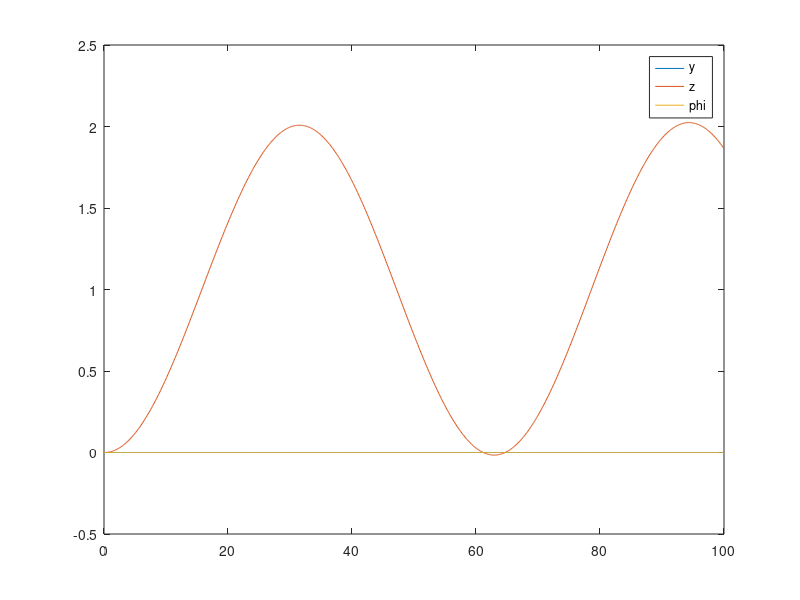
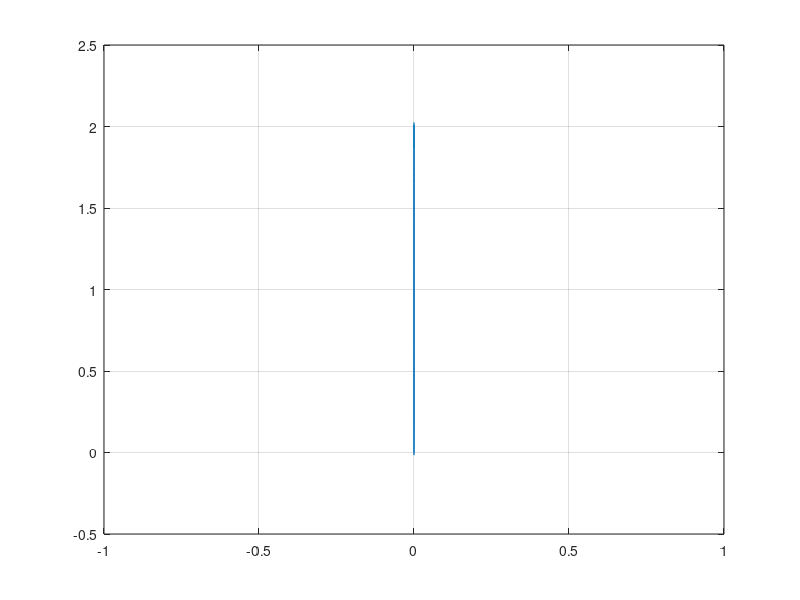

MATLAB code for these plots, in order:
clc;
clear;

kp = [0, 0.01, 0];
kd = [0, 0, 0];
ki = [0, 0, 0];
% kphi = [0, 0, 0];
% kp = [kp_y, kp_z, kp_phi];
% kd = [kd_y, kd_z, kd_phi];
% kphi = [kphi_y, kphi_z, kphi_phi];

del_t = 0.1;
g = 9.8;
L = 0.086;
I_xx = 2.5e-4;
m = 0.18;

y_init = 0;
z_init = 0;
phi_init = 0;

ydot = 0;
zdot = 0;
phidot = 0;

y_des = 0;
z_des = 1;
phi_des = 0;

t=0:del_t:100;

y = zeros(length(t),1);
z = zeros(length(t),1);
phi = zeros(length(t),1);

z(1) = z_init;
y(1) = y_init;
phi(1) = phi_init;

length(t);

prev_z = 0;
prev_phi_c = 0;
for i = 2:length(t)-1
%     del_z = z_des - z(i); 
%     del_y = y_des - y(i);
%     
    
%     u1 = m*(g+(kp(2)+kd(2)/del_t + ki(2)*del_t)*del_z);
%     u2 =(kp(3)+kd(3)/del_t  + ki(3)*del_t+del_phi)*I_xx;
%     phi_des = -1/g*(kp(1)+kd(1)/del_t + ki(1)*del_t)*del_y;
    
    del_z = z(i) - z(i-1);
    del_y = y(i) - y(i-1);
    u1 = m*(g + 0 +kd(2)*(0 - del_z/del_t) + kp(2)*(z_des - z(i)));
    phi_c = -1/g*(0 + kd(1)*(0 - del_y/del_t) + kp(1)*(y_des - y(i)));   
    
    del_phidot = (phi_c - phi(i-1))/del_t - (phi(i)-phi(i-1))/del_t;
    u2 = I_xx*(0 + kd(3)*(0 - del_phidot/del_t) + kp(3)*(phi_c - phi(i)));
%     del_phi = phi(i) - phi(i-1);
%     del_phi_c = 
%     
%     
%     
%     
%     
%     prev_phi_c = phi_c;
    
    yd_dot = -g*phi(i);
    zd_dot = -g +u1/m;
    phid_dot = u2/I_xx;
    
    y(i+1) = y(i) + ydot*del_t + 0.5*yd_dot*(del_t^2);
    ydot = ydot + yd_dot*del_t;
    
    z(i+1) = z(i) + zdot*del_t + 0.5*zd_dot*(del_t^2);
    zdot = zdot + zd_dot*del_t;
    
    phi(i+1) = phi(i) + phidot*del_t + 0.5*phid_dot*(del_t^2);
    phidot = phidot + phid_dot*del_t;
    
      
end

figure(1)
plot(t, y)
hold on;
plot(t, z)
hold on;
plot(t, phi)
legend('y','z','phi')

figure(2)
plot(y,z)
grid on